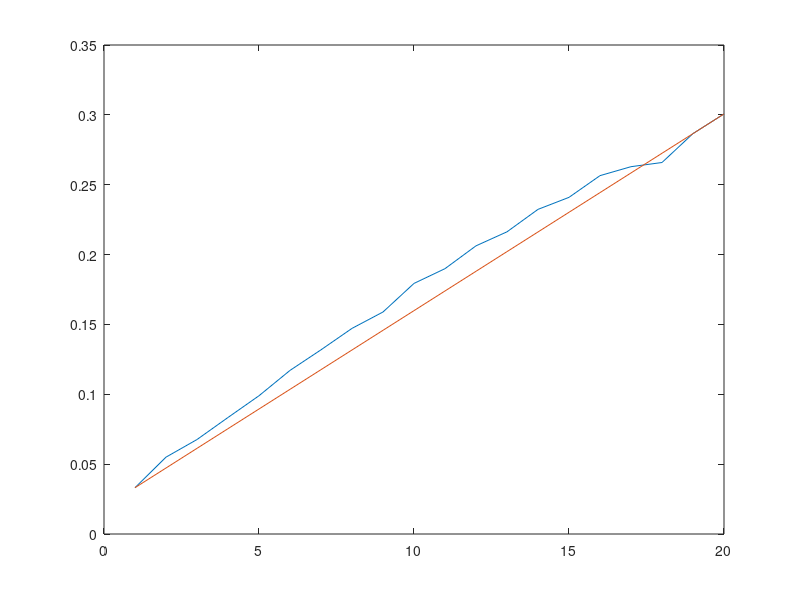

Here is the MATLAB script that generated this plot:
clear;clc;

compton = [ 1.099E-03,...
            3.026E-03,...
            4.572E-03,...
            6.956E-03,...
            9.793E-03,...
            1.371E-02,...
            1.738E-02,...
            2.166E-02,...
            2.525E-02,...
            3.217E-02,...
            3.607E-02,...
            4.254E-02,...
            4.678E-02,...
            5.399E-02,...
            5.806E-02,...
            6.579E-02,...
            6.912E-02,...
            7.070E-02,...
            8.214E-02,...            
            9.040E-02];
compton=sqrt(compton);
plot(compton); hold on;
length = size(compton,2);
index = length;
plot(1:length,compton(1)+(0:(length-1))*(compton(index)-compton(1))/(index-1))